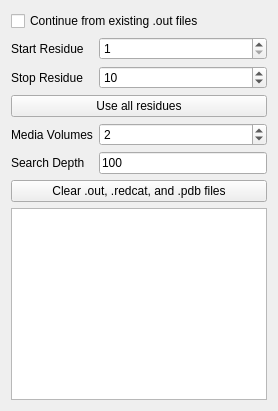
          <widget class="QWidget" name="tab_4">
           <attribute name="title">
            <string>Basic</string>
           </attribute>
           <layout class="QVBoxLayout" name="verticalLayout_7">
            <item>
             <layout class="QVBoxLayout" name="verticalLayout_4">
              <item>
               <layout class="QFormLayout" name="formLayout_2">
                <property name="fieldGrowthPolicy">
                 <enum>QFormLayout::AllNonFixedFieldsGrow</enum>
                </property>
                <item row="0" column="0" colspan="2">
                 <widget class="QCheckBox" name="cbRunType">
                  <property name="text">
                   <string>Continue from existing .out files</string>
                  </property>
                 </widget>
                </item>
                <item row="1" column="0">
                 <widget class="QLabel" name="label_7">
                  <property name="text">
                   <string>Start Residue</string>
                  </property>
                 </widget>
                </item>
                <item row="1" column="1">
                 <widget class="QSpinBox" name="sbStartResidue">
                  <property name="sizePolicy">
                   <sizepolicy hsizetype="Expanding" vsizetype="Fixed">
                    <horstretch>0</horstretch>
                    <verstretch>0</verstretch>
                   </sizepolicy>
                  </property>
                  <property name="minimum">
                   <number>1</number>
                  </property>
                  <property name="maximum">
                   <number>9999</number>
                  </property>
                 </widget>
                </item>
                <item row="2" column="0">
                 <widget class="QLabel" name="label_8">
                  <property name="text">
                   <string>Stop Residue</string>
                  </property>
                 </widget>
                </item>
                <item row="2" column="1">
                 <widget class="QSpinBox" name="sbStopResidue">
                  <property name="sizePolicy">
                   <sizepolicy hsizetype="Expanding" vsizetype="Fixed">
                    <horstretch>0</horstretch>
                    <verstretch>0</verstretch>
                   </sizepolicy>
                  </property>
                  <property name="maximum">
                   <number>9999</number>
                  </property>
                  <property name="value">
                   <number>10</number>
                  </property>
                 </widget>
                </item>
                <item row="4" column="0">
                 <widget class="QLabel" name="label_9">
                  <property name="text">
                   <string>Media Volumes</string>
                  </property>
                 </widget>
                </item>
                <item row="4" column="1">
                 <widget class="QSpinBox" name="sbMedia">
                  <property name="sizePolicy">
                   <sizepolicy hsizetype="Expanding" vsizetype="Fixed">
                    <horstretch>0</horstretch>
                    <verstretch>0</verstretch>
                   </sizepolicy>
                  </property>
                  <property name="value">
                   <number>2</number>
                  </property>
                 </widget>
                </item>
                <item row="5" column="0">
                 <widget class="QLabel" name="label_10">
                  <property name="text">
                   <string>Search Depth</string>
                  </property>
                 </widget>
                </item>
                <item row="5" column="1">
                 <widget class="QLineEdit" name="leSearchDepth">
                  <property name="text">
                   <string>100</string>
                  </property>
                  <property name="placeholderText">
                   <string>100</string>
                  </property>
                 </widget>
                </item>
                <item row="6" column="0" colspan="2">
                 <widget class="QPushButton" name="btClearOutPDB">
                  <property name="text">
                   <string>Clear .out, .redcat, and .pdb files</string>
                  </property>
                 </widget>
                </item>
                <item row="3" column="0" colspan="2">
                 <widget class="QPushButton" name="btUseAllResidues">
                  <property name="text">
                   <string>Use all residues</string>
                  </property>
                 </widget>
                </item>
               </layout>
              </item>
             </layout>
            </item>
            <item>
             <widget class="QTextBrowser" name="tbStage2Output"/>
            </item>
           </layout>
          </widget>
